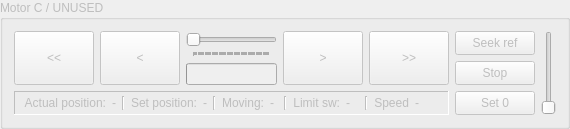
     <widget class="QGroupBox" name="group_c">
      <property name="enabled">
       <bool>false</bool>
      </property>
      <property name="title">
       <string>Motor C / UNUSED</string>
      </property>
      <layout class="QGridLayout" name="gridLayout_3">
       <item row="1" column="0">
        <widget class="QFrame" name="frame_3">
         <property name="frameShape">
          <enum>QFrame::Panel</enum>
         </property>
         <property name="frameShadow">
          <enum>QFrame::Sunken</enum>
         </property>
         <layout class="QHBoxLayout" name="horizontalLayout_17">
          <property name="topMargin">
           <number>4</number>
          </property>
          <property name="bottomMargin">
           <number>4</number>
          </property>
          <item>
           <layout class="QHBoxLayout" name="horizontalLayout_18">
            <item>
             <widget class="QLabel" name="label_a_9">
              <property name="text">
               <string>Actual position:</string>
              </property>
              <property name="alignment">
               <set>Qt::AlignRight|Qt::AlignTrailing|Qt::AlignVCenter</set>
              </property>
             </widget>
            </item>
            <item>
             <widget class="QLabel" name="label_c_pos">
              <property name="text">
               <string>-</string>
              </property>
             </widget>
            </item>
           </layout>
          </item>
          <item>
           <widget class="Line" name="line_7">
            <property name="orientation">
             <enum>Qt::Vertical</enum>
            </property>
           </widget>
          </item>
          <item>
           <layout class="QHBoxLayout" name="horizontalLayout_19">
            <item>
             <widget class="QLabel" name="label_a_10">
              <property name="text">
               <string>Set position:</string>
              </property>
              <property name="alignment">
               <set>Qt::AlignRight|Qt::AlignTrailing|Qt::AlignVCenter</set>
              </property>
             </widget>
            </item>
            <item>
             <widget class="QLabel" name="label_c_setpos">
              <property name="text">
               <string>-</string>
              </property>
             </widget>
            </item>
           </layout>
          </item>
          <item>
           <layout class="QHBoxLayout" name="horizontalLayout_20">
            <item>
             <widget class="Line" name="line_8">
              <property name="orientation">
               <enum>Qt::Vertical</enum>
              </property>
             </widget>
            </item>
            <item>
             <widget class="QLabel" name="label_a_11">
              <property name="text">
               <string>Moving:</string>
              </property>
              <property name="alignment">
               <set>Qt::AlignRight|Qt::AlignTrailing|Qt::AlignVCenter</set>
              </property>
             </widget>
            </item>
            <item>
             <widget class="QLabel" name="label_c_status">
              <property name="text">
               <string>-</string>
              </property>
             </widget>
            </item>
           </layout>
          </item>
          <item>
           <widget class="Line" name="line_9">
            <property name="orientation">
             <enum>Qt::Vertical</enum>
            </property>
           </widget>
          </item>
          <item>
           <layout class="QHBoxLayout" name="horizontalLayout_21">
            <item>
             <widget class="QLabel" name="label_a_12">
              <property name="text">
               <string>Limit sw:</string>
              </property>
              <property name="alignment">
               <set>Qt::AlignRight|Qt::AlignTrailing|Qt::AlignVCenter</set>
              </property>
             </widget>
            </item>
            <item>
             <widget class="QLabel" name="label_c_limitsw">
              <property name="text">
               <string>-</string>
              </property>
             </widget>
            </item>
           </layout>
          </item>
          <item>
           <widget class="Line" name="line_12">
            <property name="orientation">
             <enum>Qt::Vertical</enum>
            </property>
           </widget>
          </item>
          <item>
           <layout class="QHBoxLayout" name="horizontalLayout_24">
            <item>
             <widget class="QLabel" name="label_a_16">
              <property name="text">
               <string>Speed</string>
              </property>
              <property name="alignment">
               <set>Qt::AlignRight|Qt::AlignTrailing|Qt::AlignVCenter</set>
              </property>
             </widget>
            </item>
            <item>
             <widget class="QLabel" name="label_c_speed">
              <property name="text">
               <string>-</string>
              </property>
             </widget>
            </item>
           </layout>
          </item>
         </layout>
        </widget>
       </item>
       <item row="0" column="1" rowspan="2">
        <layout class="QVBoxLayout" name="verticalLayout_6">
         <item>
          <widget class="QPushButton" name="btn_c_seek">
           <property name="sizePolicy">
            <sizepolicy hsizetype="Minimum" vsizetype="Expanding">
             <horstretch>0</horstretch>
             <verstretch>0</verstretch>
            </sizepolicy>
           </property>
           <property name="text">
            <string>Seek ref</string>
           </property>
          </widget>
         </item>
         <item>
          <widget class="QPushButton" name="btn_c_stop">
           <property name="sizePolicy">
            <sizepolicy hsizetype="Minimum" vsizetype="Expanding">
             <horstretch>0</horstretch>
             <verstretch>0</verstretch>
            </sizepolicy>
           </property>
           <property name="text">
            <string>Stop</string>
           </property>
          </widget>
         </item>
         <item>
          <widget class="QPushButton" name="btn_c_0">
           <property name="sizePolicy">
            <sizepolicy hsizetype="Minimum" vsizetype="Expanding">
             <horstretch>0</horstretch>
             <verstretch>0</verstretch>
            </sizepolicy>
           </property>
           <property name="text">
            <string>Set 0</string>
           </property>
          </widget>
         </item>
        </layout>
       </item>
       <item row="0" column="0">
        <layout class="QHBoxLayout" name="horizontalLayout_22">
         <item>
          <widget class="QPushButton" name="btn_c_left">
           <property name="sizePolicy">
            <sizepolicy hsizetype="Minimum" vsizetype="Expanding">
             <horstretch>0</horstretch>
             <verstretch>0</verstretch>
            </sizepolicy>
           </property>
           <property name="text">
            <string>&lt;&lt;</string>
           </property>
           <property name="autoRepeat">
            <bool>true</bool>
           </property>
           <property name="autoRepeatInterval">
            <number>50</number>
           </property>
          </widget>
         </item>
         <item>
          <widget class="QPushButton" name="btn_c_left_fine">
           <property name="sizePolicy">
            <sizepolicy hsizetype="Minimum" vsizetype="Expanding">
             <horstretch>0</horstretch>
             <verstretch>0</verstretch>
            </sizepolicy>
           </property>
           <property name="text">
            <string>&lt;</string>
           </property>
           <property name="autoRepeat">
            <bool>true</bool>
           </property>
           <property name="autoRepeatInterval">
            <number>50</number>
           </property>
          </widget>
         </item>
         <item>
          <layout class="QVBoxLayout" name="verticalLayout_5">
           <item>
            <widget class="QSlider" name="slider_c">
             <property name="sizePolicy">
              <sizepolicy hsizetype="Expanding" vsizetype="Minimum">
               <horstretch>0</horstretch>
               <verstretch>0</verstretch>
              </sizepolicy>
             </property>
             <property name="maximum">
              <number>65535</number>
             </property>
             <property name="orientation">
              <enum>Qt::Horizontal</enum>
             </property>
             <property name="tickPosition">
              <enum>QSlider::TicksBelow</enum>
             </property>
             <property name="tickInterval">
              <number>1000</number>
             </property>
            </widget>
           </item>
           <item>
            <widget class="QProgressBar" name="progress_c">
             <property name="maximum">
              <number>65535</number>
             </property>
             <property name="value">
              <number>0</number>
             </property>
             <property name="textVisible">
              <bool>false</bool>
             </property>
            </widget>
           </item>
          </layout>
         </item>
         <item>
          <widget class="QPushButton" name="btn_c_right_fine">
           <property name="sizePolicy">
            <sizepolicy hsizetype="Minimum" vsizetype="Expanding">
             <horstretch>0</horstretch>
             <verstretch>0</verstretch>
            </sizepolicy>
           </property>
           <property name="text">
            <string>&gt;</string>
           </property>
           <property name="autoRepeat">
            <bool>true</bool>
           </property>
           <property name="autoRepeatInterval">
            <number>50</number>
           </property>
          </widget>
         </item>
         <item>
          <widget class="QPushButton" name="btn_c_right">
           <property name="sizePolicy">
            <sizepolicy hsizetype="Minimum" vsizetype="Expanding">
             <horstretch>0</horstretch>
             <verstretch>0</verstretch>
            </sizepolicy>
           </property>
           <property name="text">
            <string>&gt;&gt;</string>
           </property>
           <property name="autoRepeat">
            <bool>true</bool>
           </property>
           <property name="autoRepeatInterval">
            <number>50</number>
           </property>
          </widget>
         </item>
        </layout>
       </item>
       <item row="0" column="2" rowspan="2">
        <widget class="QSlider" name="slider_c_speed">
         <property name="orientation">
          <enum>Qt::Vertical</enum>
         </property>
        </widget>
       </item>
      </layout>
      <zorder>frame_3</zorder>
      <zorder></zorder>
      <zorder>slider_c_speed</zorder>
     </widget>
